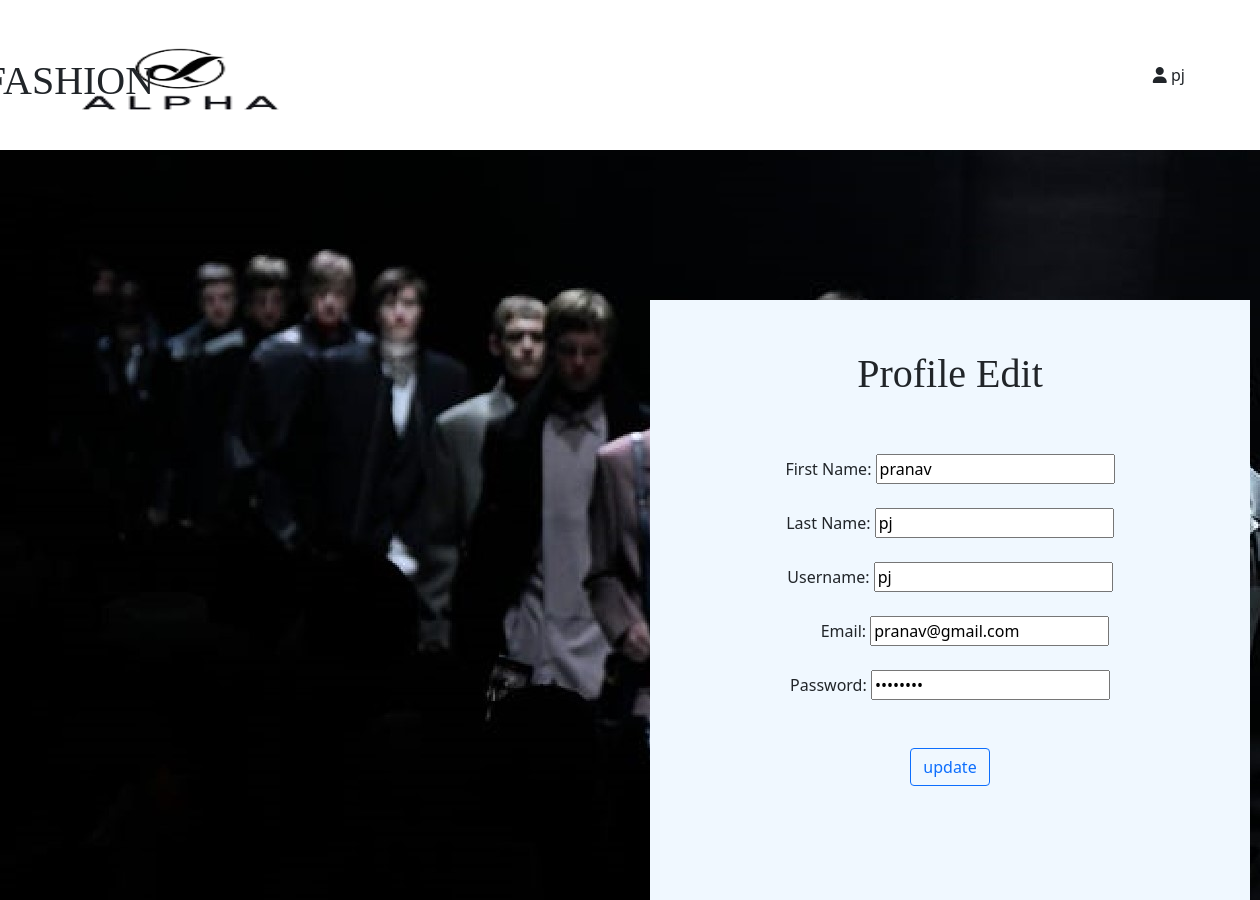
Page /profileedit/pj on the committed database.
### Alpha/models.py (models this page shows, shortened)
class registrationmodel(models.Model):
    firstname=models.CharField(max_length=25)
    lastname=models.CharField(max_length=25)
    username=models.CharField(max_length=25)
    email=models.EmailField()
    password=models.CharField(max_length=20)

### Alpha/views.py (the view, shortened to what this page needs)
# urls.py: path('profileedit/<username>', profileedit),
def profileedit(request,username):
    a=registrationmodel.objects.get(username=username)
    return render(request,'profileedit.html',{'a':a,'username':username})

### Alpha/templates/profileedit.html (shortened to what this page needs)
<!DOCTYPE html>
<html lang="en">
{% load static %}
<head>
    <link href="https://cdn.jsdelivr.net/npm/bootstrap@5.0.2/dist/css/bootstrap.min.css" rel="stylesheet">
</head>
<body style="background-image: url('{% static 'images/profile edit.jpg' %}');">
  <nav class="navbar navbar-expand-lg ">
        <div class="container-fluid">
          <a class="navbar-brand" href="http://127.0.0.1:8000/"><img src="{% static 'images/bgremove.jpg' %}" style="width:200px;height:70px;margin-left: 70px;"></a><h1 style="font-family: 'Times New Roman', Times, serif; margin-top: 20px; margin-left: -1300px;">FASHION</h1>
            <button class="btn btn-muted" type="button" data-bs-toggle="offcanvas" data-bs-target="#offcanvasRight" aria-controls="offcanvasRight" style="margin-right: 50px;"><i class="fa-solid fa-user"></i> {{username}}</button>
     </div>
      </nav>
    <div id="a" style="text-align:center;">
        <h1 style="font-family: 'Times New Roman', Times, serif; margin-top: 50px;">Profile Edit</h1><br><br>
        <form method="post" >{% csrf_token %}
                <tr>
                    <th> <label>First Name:</label></th>
                    <td>
                        <input type="text" name="firstname" value="{{a.firstname}}"><br><br>
                    </td>
                </tr>
                <tr>
                    <th><label>Last Name:</label></th>
                    <td>
                        <input type="text" name="lastname" value="{{a.lastname}}"><br><br>
                    </td>
                </tr>
                <tr>
                    <th> <label>Username:</label></th>
                    <td><input type="text" name="username" value="{{a.username}}"><br><br></td>
                </tr>
                <tr>
                    <th> <label style="margin-left: 30px;">Email:</label></th>
                    <td><input type="email" name="email" value="{{a.email}}"><br><br></td>
                </tr>
                <tr>
                    <th><label>Password:</label></th>
                    <td><input type="password" name="password" value="{{a.password}}"><br><br></td>
                </tr>
            </table><br>
            <input class="btn btn-outline-primary" type="submit" value="update" >
        </form>
    </div>
</body>
</html>

### Alpha/templates/profileedit.html (style rules this page uses)
#a { height: 600px; width: 600px; float:left; background-color: aliceblue; backface-visibility:initial; margin-top: 150px; margin-left: 650px; }
div a { text-decoration: none; }
nav { background-color:white; height: 150px; }

### rows in the picture
registrationmodel: firstname "pranav", lastname "pj", username "pj", email "pranav@gmail.com"

### other values in the picture
{{ username }} "pj"
